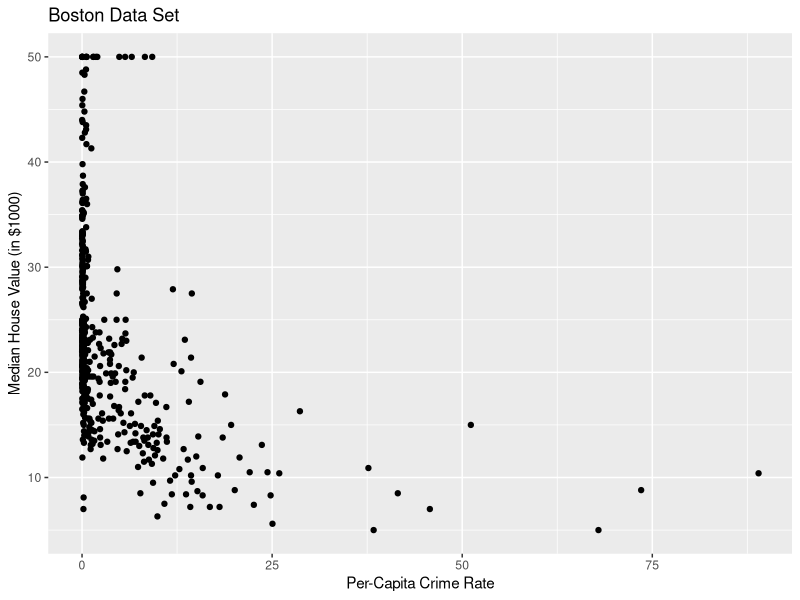
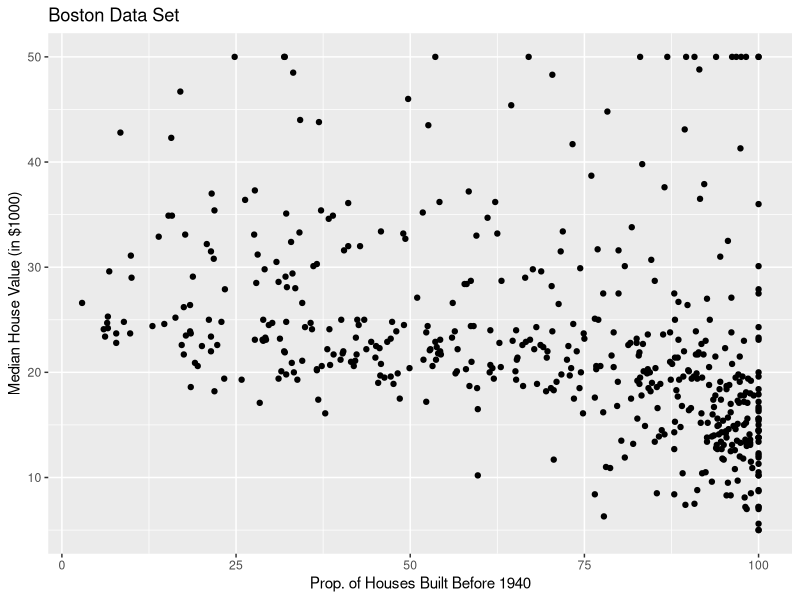
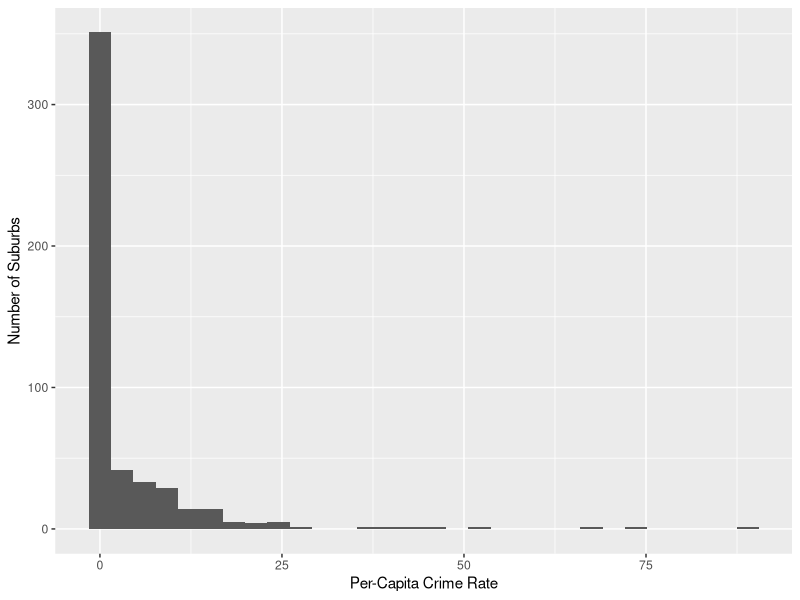
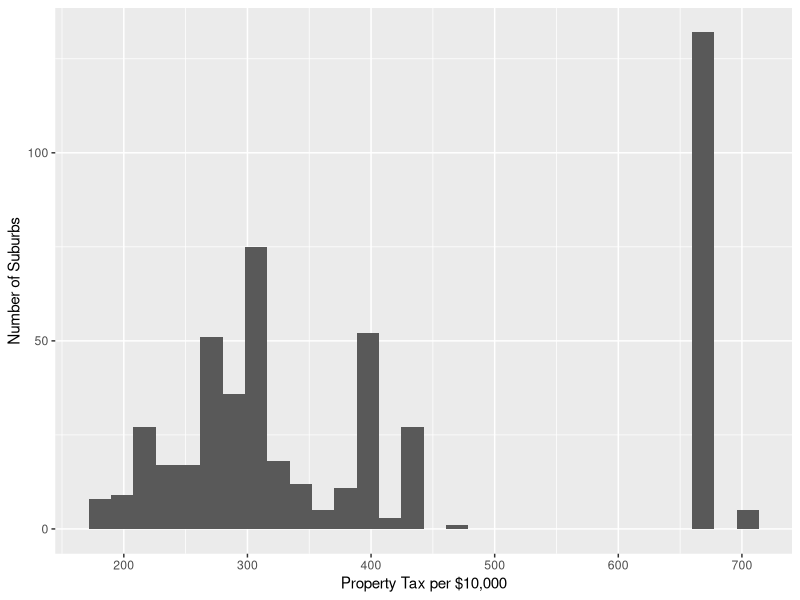
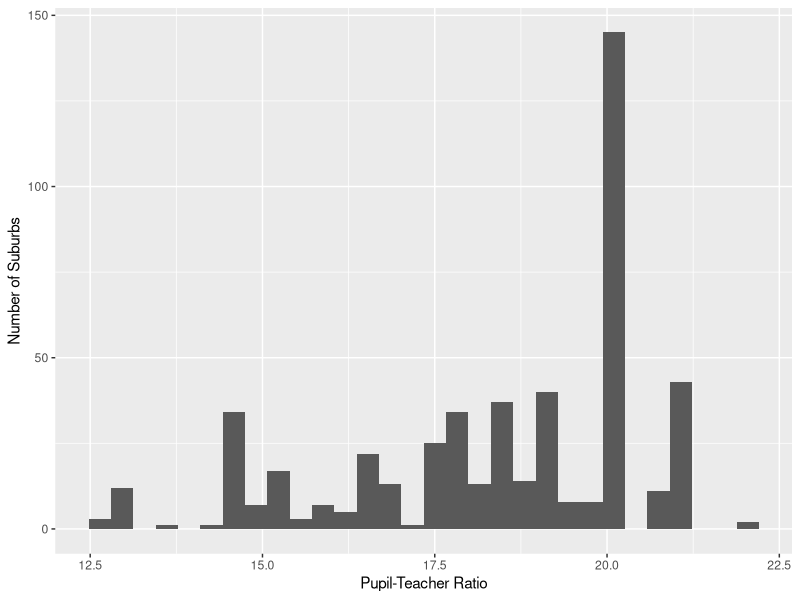

Here is the R script that generated these plots, in order:
## ---- chunk 1
library(MASS)
library(dplyr)
library(ggplot2)
nrow(Boston)
ncol(Boston)
## ---- chunk 2
ggplot(aes(x=crim,y=medv),data=Boston) + geom_point() +
  xlab("Per-Capita Crime Rate") + ylab("Median House Value (in $1000)") +
  ggtitle("Boston Data Set")
## ---- chunk 3
ggplot(aes(x=age,y=medv),data=Boston) + geom_point() +
  xlab("Prop. of Houses Built Before 1940") + ylab("Median House Value (in $1000)") +
  ggtitle("Boston Data Set")
## ---- chunk 4
summary(lm(crim~zn + indus + chas + nox + rm + age + dis + rad + tax + ptratio + black + lstat + medv, data=Boston))
## ---- chunk 5
ggplot(aes(x=crim),data=Boston) + geom_histogram() +
  xlab("Per-Capita Crime Rate") + ylab("Number of Suburbs")

high.crime <- Boston %>% filter(crim > 25) %>% nrow()
## ---- chunk 6
ggplot(aes(x=tax),data=Boston) + geom_histogram() +
  xlab("Property Tax per $10,000") + ylab("Number of Suburbs")

high.tax <- Boston %>% filter(tax > 600) %>% nrow()

## ---- chunk 7
ggplot(aes(x=ptratio),data=Boston) + geom_histogram() +
  xlab("Pupil-Teacher Ratio") + ylab("Number of Suburbs")

ratio.spike <- Boston %>% filter(ptratio == 20.2) %>% nrow()
## ---- chunk 8
sum <- sum(Boston$chas)
## ---- chunk 9
med <- median(Boston$ptratio)
## ---- chunk 10
summary(lm(medv~zn + indus + chas + nox + rm + age + dis + rad + tax + ptratio + black + lstat, data=Boston))
